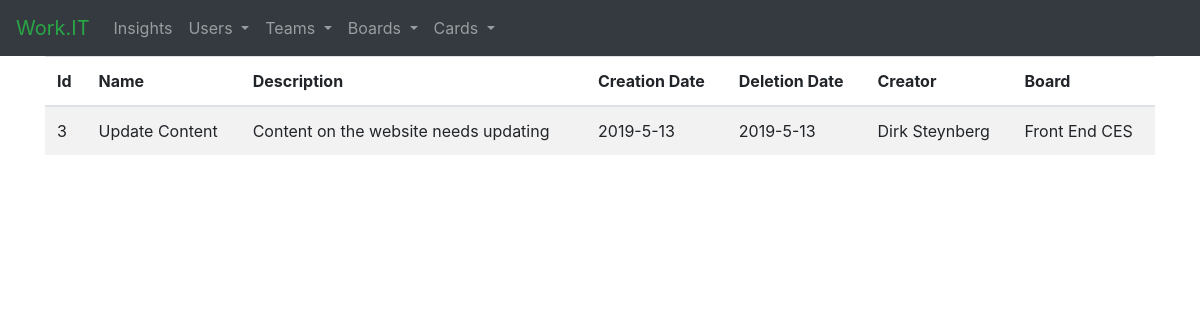
The page /card_archive on the database as committed earlier.
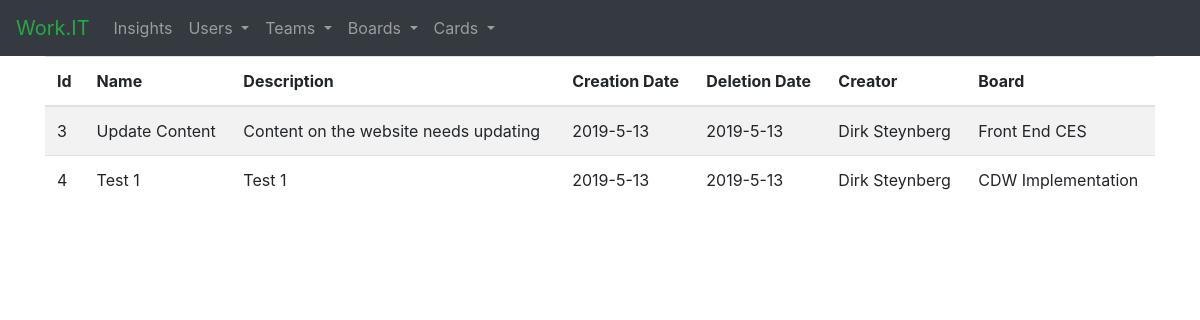
The same page on the database as committed later.
### tables this page shows
CREATE TABLE card_archive(id INTEGER PRIMARY KEY AUTOINCREMENT,name TEXT,description TEXT,creation_date TEXT,closed_date TEXT,creator TEXT,board TEXT);

### app.py (the view)
@app.route('/card_archive')
def card_archive():
    card_arch = get_archive()
    return render_template('card_archive.html', card_arch=card_arch)

### scripts.py (called while the page is built)
def get_archive():
    con_cards = sqlite3.connect("database.db")
    con_cards.row_factory = sqlite3.Row
    cur = con_cards.cursor()
    cur.execute("SELECT * FROM card_archive")
    card_arch = cur.fetchall()
    con_cards.close()
    return card_arch

### templates/card_archive.html (shortened to what this page needs)
{% extends "base.html" %}
{% block head %}
    {{ super() }}
{% endblock %}
{% block content %}
    <table class="table table-striped">
        <thead>
        <tr>
            <th>Id</th>
            <th>Name</th>
            <th>Description</th>
            <th>Creation Date</th>
            <th>Deletion Date</th>
            <th>Creator</th>
            <th>Board</th>
        </tr>
        </thead>
        <tbody>
        {% for card in card_arch %}
            <tr>
                <td>{{ card['id'] }}</td>
                <td>{{ card['name'] }}</td>
                <td>{{ card['description'] }}</td>
                <td>{{ card['creation_date'] }}</td>
                <td>{{ card['closed_date'] }}</td>
                <td>{{ card['creator'] }}</td>
                <td>{{ card['board'] }}</td>
            </tr>
        {% endfor %}
        </tbody>
    </table>
{% endblock %}

### templates/base.html (shortened to what this page needs)
<!doctype html>
<html>
<head>
    {% block head %}
        <link rel="stylesheet" href="https://maxcdn.bootstrapcdn.com/bootstrap/4.3.1/css/bootstrap.min.css">
        <link href="//maxcdn.bootstrapcdn.com/font-awesome/4.7.0/css/font-awesome.min.css" rel="stylesheet">
    {% endblock %}
</head>
<body>
<nav class="navbar navbar-expand-sm bg-dark navbar-dark sticky-top">
    <a class="navbar-brand text-success" href="/">Work.IT</a>
    <ul class="navbar-nav">
        <li class="nav-item">
            <a class="nav-link" href="/">Insights</a>
        </li>
        <li class="nav-item dropdown">
            <a class="nav-link dropdown-toggle" href="#" id="users-group" data-toggle="dropdown">
                Users
            </a>
        </li>
        <li class="nav-item dropdown">
            <a class="nav-link dropdown-toggle" href="#" id="users-group" data-toggle="dropdown">
                Teams
            </a>
        </li>
        <li class="nav-item dropdown">
            <a class="nav-link dropdown-toggle" href="#" id="users-group" data-toggle="dropdown">
                Boards
            </a>
        </li>
        <li class="nav-item dropdown">
            <a class="nav-link dropdown-toggle" href="#" id="users-group" data-toggle="dropdown">
                Cards
            </a>
        </li>
    </ul>
</nav>
<div id="content" class="container">
    {% block content %}
    {% endblock %}
</div>
</body>
</html>

Rows that differ between the two databases and show on the page:
added card_archive: id "4", name "Test 1", description "Test 1", creation_date "2019-5-13", closed_date "2019-5-13", creator "Dirk Steynberg", board "CDW Implementation"
